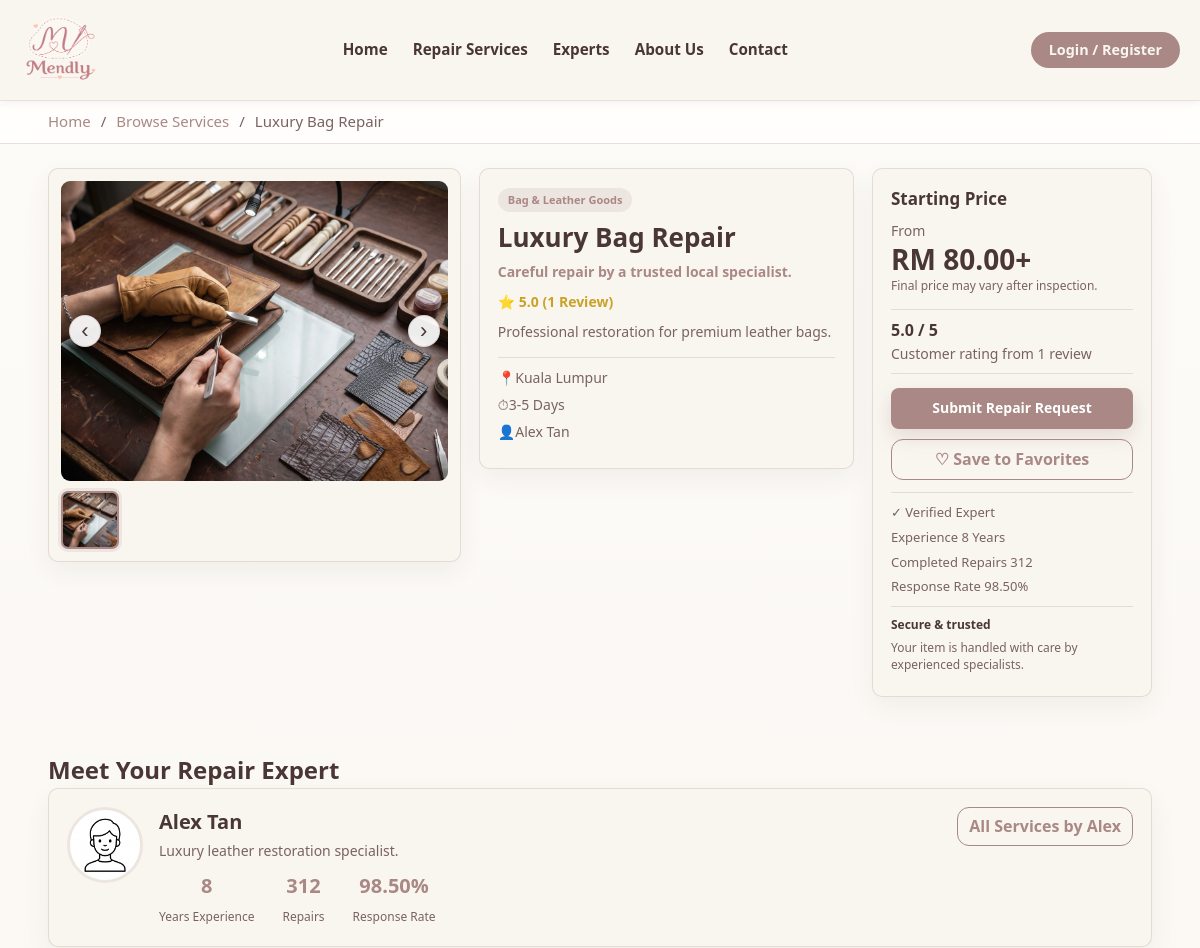
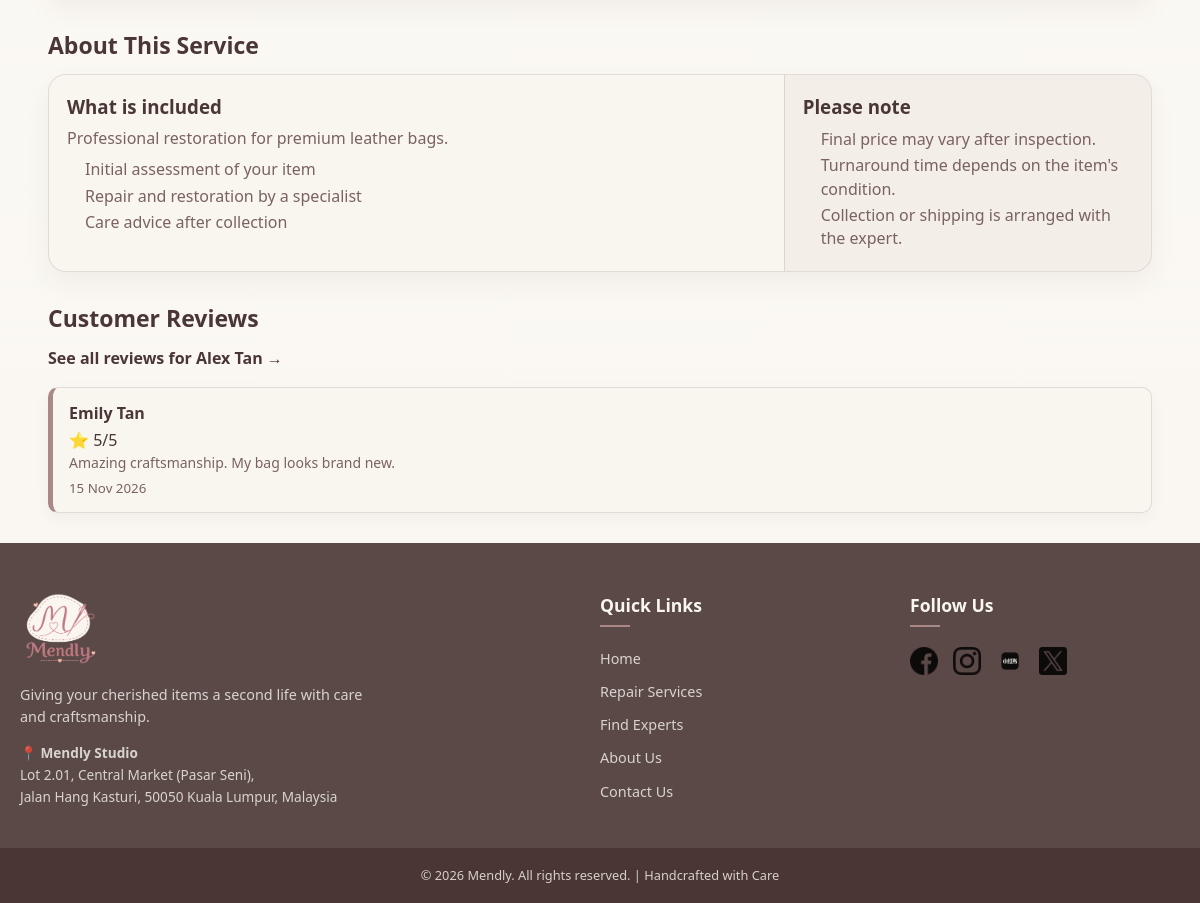
/pages/service-details.php?id=1, run on the app's committed database (2 pictures, top to bottom).
### tables this page shows
CREATE TABLE services (
    service_id         INT AUTO_INCREMENT PRIMARY KEY,
    expert_id          INT NOT NULL,
    category_id        INT NOT NULL,
    title              VARCHAR(150) NOT NULL,
    description        TEXT,
    starting_price     DECIMAL(10,2),
    estimated_duration VARCHAR(50),
    status             ENUM('active', 'inactive') DEFAULT 'active',
    created_at         TIMESTAMP DEFAULT CURRENT_TIMESTAMP,

    FOREIGN KEY (expert_id)   REFERENCES experts(expert_id) ON DELETE CASCADE,
    FOREIGN KEY (category_id) REFERENCES categories(category_id)
);

CREATE TABLE service_images (
    image_id      INT AUTO_INCREMENT PRIMARY KEY,
    service_id    INT NOT NULL,
    image_path    VARCHAR(255) NOT NULL,
    caption       VARCHAR(255),
    display_order INT DEFAULT 1,

    FOREIGN KEY (service_id) REFERENCES services(service_id) ON DELETE CASCADE
);

CREATE TABLE categories (
    category_id    INT AUTO_INCREMENT PRIMARY KEY,
    category_name  VARCHAR(100) NOT NULL,
    category_group ENUM('textiles', 'toys', 'leather') NOT NULL,
    image_path     VARCHAR(255)
);

CREATE TABLE experts (
    expert_id              INT AUTO_INCREMENT PRIMARY KEY,
    full_name               VARCHAR(100) NOT NULL,
    email                    VARCHAR(100) NOT NULL UNIQUE,
    phone                    VARCHAR(20)  NOT NULL,
    location                 VARCHAR(150) NOT NULL,
    password                 VARCHAR(255) NOT NULL,
    business_name            VARCHAR(150) NOT NULL,
    experience                VARCHAR(20)  NOT NULL,
    description              TEXT,

     
     
     
     
     
     
     
    first_login_done         BOOLEAN DEFAULT TRUE,

    photo_path                MEDIUMBLOB,
    photo_path_mime           VARCHAR(20),

     
    avatar                    MEDIUMBLOB,
    avatar_mime               VARCHAR(20),
    bio                       TEXT,
    years_experience          INT DEFAULT 0,
    completed_repairs         INT DEFAULT 0,
    response_rate             DECIMAL(5,2) DEFAULT 0,
    average_response_time     VARCHAR(50),
    verified                  BOOLEAN DEFAULT FALSE,

    created_at                TIMESTAMP DEFAULT CURRENT_TIMESTAMP
);

CREATE TABLE reviews (
    review_id   INT AUTO_INCREMENT PRIMARY KEY,
    request_id  INT NOT NULL UNIQUE,
    rating      INT NOT NULL,
    comment     TEXT,
    review_date TIMESTAMP DEFAULT CURRENT_TIMESTAMP,

    FOREIGN KEY (request_id) REFERENCES repair_requests(request_id) ON DELETE CASCADE
);

CREATE TABLE customers (
    customer_id INT AUTO_INCREMENT PRIMARY KEY,
    full_name   VARCHAR(100) NOT NULL,
    email       VARCHAR(100) NOT NULL UNIQUE,
    phone       VARCHAR(20)  NOT NULL,
    location    VARCHAR(150) NOT NULL,
    password    VARCHAR(255) NOT NULL,
    avatar      MEDIUMBLOB,
    avatar_mime VARCHAR(20),
    created_at  TIMESTAMP DEFAULT CURRENT_TIMESTAMP
);

### includes/helpers.php (called while the page is built, shortened)
<?php
function e($value): string
{
    return htmlspecialchars((string) ($value ?? ''), ENT_QUOTES, 'UTF-8');
}
function imageDataUri(?string $data, ?string $mime, ?string $fallback = null): ?string
{
    if ($data === null || $data === '' || $mime === null || $mime === '') {
        return $fallback;
    }
    return 'data:' . $mime . ';base64,' . base64_encode($data);
}
function currentRole(): string
{
    return isset($_SESSION['user_id']) ? ($_SESSION['role'] ?? 'guest') : 'guest';
}

### pages/service-details.php (the view, shortened to what this page needs)
<?php
require_once __DIR__ . '/../includes/helpers.php';
    require_once __DIR__ . '/../includes/db.php';
    $serviceID = (int) $_GET['id'];
    $isFavorite = false;
    $sql = "
SELECT s.*,
    u.full_name,
    u.avatar,
    u.avatar_mime,
    u.location,
    u.bio,
    u.years_experience,
    u.completed_repairs,
    u.response_rate,
    u.average_response_time,
    u.verified,
    c.category_name,
    c.image_path AS category_image,
    review_summary.average_rating,
    COALESCE(review_summary.total_reviews, 0) AS total_reviews
FROM services s
INNER JOIN experts u
ON s.expert_id = u.expert_id
INNER JOIN categories c
ON s.category_id = c.category_id
LEFT JOIN (
    SELECT
        rq.service_id,
        ROUND(AVG(r.rating), 1) AS average_rating,
        COUNT(r.review_id) AS total_reviews
    FROM repair_requests rq
    INNER JOIN reviews r
    ON r.request_id = rq.request_id
    GROUP BY rq.service_id
) review_summary
ON review_summary.service_id = s.service_id
WHERE s.service_id = ? AND s.status = 'active'
";
    $stmt = mysqli_prepare($conn, $sql);
    mysqli_stmt_bind_param($stmt, "i", $serviceID);
    mysqli_stmt_execute($stmt);
    $result = mysqli_stmt_get_result($stmt);
    $service = mysqli_fetch_assoc($result);
    $imageSQL = "
SELECT *
FROM service_images
WHERE service_id = ?
ORDER BY display_order
";
    $stmtImage = mysqli_prepare($conn, $imageSQL);
    mysqli_stmt_bind_param($stmtImage, "i", $serviceID);
    mysqli_stmt_execute($stmtImage);
    $images = mysqli_stmt_get_result($stmtImage);
    $reviewSQL = "
SELECT r.rating, r.comment, r.review_date, u.full_name, u.avatar
FROM reviews r
INNER JOIN repair_requests rq
ON r.request_id = rq.request_id
INNER JOIN customers u
ON rq.customer_id = u.customer_id
WHERE rq.service_id = ?
ORDER BY r.review_date DESC
";
    $stmtReview = mysqli_prepare($conn, $reviewSQL);
    mysqli_stmt_bind_param($stmtReview, "i", $serviceID);
    mysqli_stmt_execute($stmtReview);
    $reviews = mysqli_stmt_get_result($stmtReview);
    $imageList     = mysqli_fetch_all($images, MYSQLI_ASSOC);
    $expertAvatar = imageDataUri($service['avatar'], $service['avatar_mime'], 'assets/images/default-expert.jpg');
    $viewerRole   = currentRole();
    $averageRating = (float) ($service['average_rating'] ?? 0);
?>
<!DOCTYPE html>
<html lang="en">
<head>
    <link rel="stylesheet" href="assets/css/global.css">
    <link rel="stylesheet" href="assets/css/service-details.css">
</head>
<body>
<?php include __DIR__ . '/../includes/header.php'; ?>
<main class="service-details-page">
    <section class="breadcrumb">
        <div class="container">
            <a href="index.php">Home</a>
            /
            <a href="pages/browse-services.php">Browse Services</a>
            /
            <span><?php echo htmlspecialchars($service['title']); ?></span>
        </div>
    </section>
    <section class="service-overview">
        <div class="container">
            <div class="overview-grid">
                <div class="gallery">
                    <?php if (! empty($imageList)): ?>
                    <div class="gallery-stage">
                        <img class="main-image" src="<?php echo htmlspecialchars($imageList[0]['image_path']); ?>"
                            alt="<?php echo htmlspecialchars($imageList[0]['caption'] ?? 'Service Image'); ?>">
                        <button class="gallery-control previous" type="button" aria-label="Previous image">&#8249;</button>
                        <button class="gallery-control next" type="button" aria-label="Next image">&#8250;</button>
                    </div>
                    <div class="thumbnail-list">
                        <?php foreach ($imageList as $image): ?>
                            <img class="thumbnail" src="<?php echo htmlspecialchars($image['image_path']); ?>" alt="<?php echo htmlspecialchars($image['caption'] ?? 'Thumbnail'); ?>">
                        <?php endforeach; ?>
                    </div>
                    <?php endif; ?>
                </div>
                <div class="service-info">
                    <span class="category"><?php echo htmlspecialchars($service['category_name']); ?></span>
                    <h1><?php echo htmlspecialchars($service['title']); ?></h1>
                    <p class="service-tagline">Careful repair by a trusted local specialist.</p>
                    <div class="rating">
                        ⭐
                        <?php echo number_format($service['average_rating'] ?? 0, 1); ?>
                        (<?php echo (int) $service['total_reviews']; ?> <?php echo (int) $service['total_reviews'] === 1 ? 'Review' : 'Reviews'; ?>)
                    </div>
                    <p><?php echo nl2br(htmlspecialchars($service['description'])); ?></p>
                    <div class="info-list">
                        <p>📍<?php echo htmlspecialchars($service['location']); ?></p>
                        <p>⏱<?php echo htmlspecialchars($service['estimated_duration']); ?></p>
                        <p>👤<?php echo htmlspecialchars($service['full_name']); ?></p>
                    </div>
                </div>
                <div class="price-card">
                    <h2>Starting Price</h2>
                    <div class="price">
                        <small>From</small>
                        <strong>RM <?php echo number_format($service['starting_price'], 2); ?>+</strong>
                        <span>Final price may vary after inspection.</span>
                    </div>
                    <div class="price-rating">
                        <strong><?php echo number_format($averageRating, 1); ?> / 5</strong>
                        <span>Customer rating from <?php echo (int) $service['total_reviews']; ?> <?php echo (int) $service['total_reviews'] === 1 ? 'review' : 'reviews'; ?></span>
                    </div>
                    <?php if ($viewerRole === 'expert'): ?>
                        <p class="expert-note">You're signed in as an expert. Log in with a customer account to request this repair.</p>
                    <?php else: ?>
                    <a href="pages/submit-request.php?service=<?php echo $serviceID; ?>" class="request-btn">Submit Repair Request</a>
                    <button
                        class="favorite-btn <?php echo $isFavorite ? 'active' : ''; ?>"
                        type="button"
                        data-service-id="<?php echo $serviceID; ?>"
                        aria-label="<?php echo $isFavorite ? 'Remove from favorites' : 'Save to favorites'; ?>"
                        aria-pressed="<?php echo $isFavorite ? 'true' : 'false'; ?>"
                    >
                        <?php echo $isFavorite ? '&#9829; Saved to Favorites' : '&#9825; Save to Favorites'; ?>
                    </button>
                    <?php endif; ?>
                    <div class="expert-summary">
                        <?php
                            if ($service['verified']) {
                            ?>
                            <p>✓ Verified Expert</p>
                        <?php
                            }
                        ?>
                        <p>Experience <?php echo $service['years_experience']; ?> Years</p>
                        <p>Completed Repairs <?php echo $service['completed_repairs']; ?></p>
                        <p>Response Rate <?php echo $service['response_rate']; ?>%</p>
                        <div class="trust-box">
                            <p><strong>Secure &amp; trusted</strong></p>
                            <p>Your item is handled with care by experienced specialists.</p>
                        </div>
                    </div>
                </div>
            </div>
        </div>
    </section>
    <section class="expert-section">
        <div class="container">
            <h2>Meet Your Repair Expert</h2>
            <div class="expert-card">
                <div class="expert-avatar">
                    <img src="<?php echo e($expertAvatar); ?>" alt="<?php echo e($service['full_name']); ?>">
                </div>
                <div class="expert-details">
                    <h3><?php echo htmlspecialchars($service['full_name']); ?></h3>
                    <p><?php echo nl2br(e($service['bio'])); ?></p>
                    <div class="expert-stats">
                        <div>
                            <strong><?php echo $service['years_experience']; ?></strong>
                            <span>Years Experience</span>
                        </div>
                        <div>
                            <strong><?php echo $service['completed_repairs']; ?></strong>
                            <span>Repairs</span>
                        </div>
                        <div>
                            <strong><?php echo $service['response_rate']; ?>%</strong>
                            <span>Response Rate</span>
                        </div>
                    </div>
                </div>
                <a class="profile-btn" href="pages/browse-services.php?expert=<?php echo (int) $service['expert_id']; ?>">All Services by <?php echo e(strtok($service['full_name'], ' ')); ?></a>
            </div>
        </div>
    </section>
    <section class="about-section">
        <div class="container">
            <h2>About This Service</h2>
            <div class="about-card">
                <div class="about-copy">
                    <h3>What is included</h3>
                    <p><?php echo nl2br(htmlspecialchars($service['description'])); ?></p>
                    <ul>
                        <li>Initial assessment of your item</li>
                        <li>Repair and restoration by a specialist</li>
                        <li>Care advice after collection</li>
                    </ul>
                </div>
                <aside class="service-note">
                    <h3>Please note</h3>
                    <ul>
                        <li>Final price may vary after inspection.</li>
                        <li>Turnaround time depends on the item's condition.</li>
                        <li>Collection or shipping is arranged with the expert.</li>
                    </ul>
                </aside>
            </div>
        </div>
    </section>
    <section class="review-section">
        <div class="container">
            <h2>Customer Reviews</h2>
            <p class="all-reviews-link">
                <a href="pages/expert-review.php?expert_id=<?php echo (int) $service['expert_id']; ?>">See all reviews for <?php echo e($service['full_name']); ?> &rarr;</a>
            </p>
            <?php
                if (mysqli_num_rows($reviews) == 0) {
                ?>
                <p>No reviews yet.</p>
                <?php
                    } else {
                        while ($review = mysqli_fetch_assoc($reviews)) {
                        ?>
                    <div class="review-card">
                        <h4><?php echo htmlspecialchars($review['full_name']); ?></h4>
                        <div>
                            ⭐
                            <?php echo $review['rating']; ?>/5
                        </div>
                        <p><?php echo nl2br(htmlspecialchars($review['comment'])); ?></p>
                        <small><?php echo date("d M Y", strtotime($review['review_date'])); ?></small>
                    </div>
                <?php
                    }
                    }
                ?>
        </div>
    </section>
</main>
<?php include __DIR__ . '/../includes/footer.php'; ?>
</body>
</html>

### assets/css/global.css (style rules this page uses)
:root { --color-light: rgba(249, 246, 240, 1); --color-medium: rgba(169, 136, 133, 1); --color-dark: rgba(74, 55, 53, 1); --color-subtle-dark: rgba(122, 98, 96, 1); --color-dark-80: rgba(74, 55, 53, 0.9); --color-dark-90: rgba(74, 55, 53, 0.98); --color-light-80: rgba(249, 246, 240, 0.8); --font-main: "Segoe UI", Tahoma, Geneva, Verdana, sans-serif; --transition-fast: all 0.3s ease; }
* { margin: 0; padding: 0; box-sizing: border-box; }
body { font-family: var(--font-main); color: var(--color-dark); line-height: 1.6; overflow-x: hidden; }
a { text-decoration: none; color: inherit; }
ul { list-style: none; }

### data on the page
services: title "Luxury Bag Repair", category.category_name "Bag & Leather Goods", description "Professional restoration for premium leather bags.", expert.location "Kuala Lumpur", estimated_duration "3-5 Days", expert.full_name "Alex Tan", starting_price "80.00", expert.years_experience "8", expert.completed_repairs "312", expert.response_rate "98.50", expert.bio "Luxury leather restoration specialist.", expert.full_name "Alex"
service_images: image_path (picture)
reviews: customers.full_name "Emily Tan", rating "5", comment "Amazing craftsmanship. My bag looks brand new.", review_date "15 Nov 2026"

### other printed values
$label "Repair Services"
$label "Experts"
$service['average_rating'] "5.0"
$service['total_reviews'] "1"
$averageRating "5.0"
